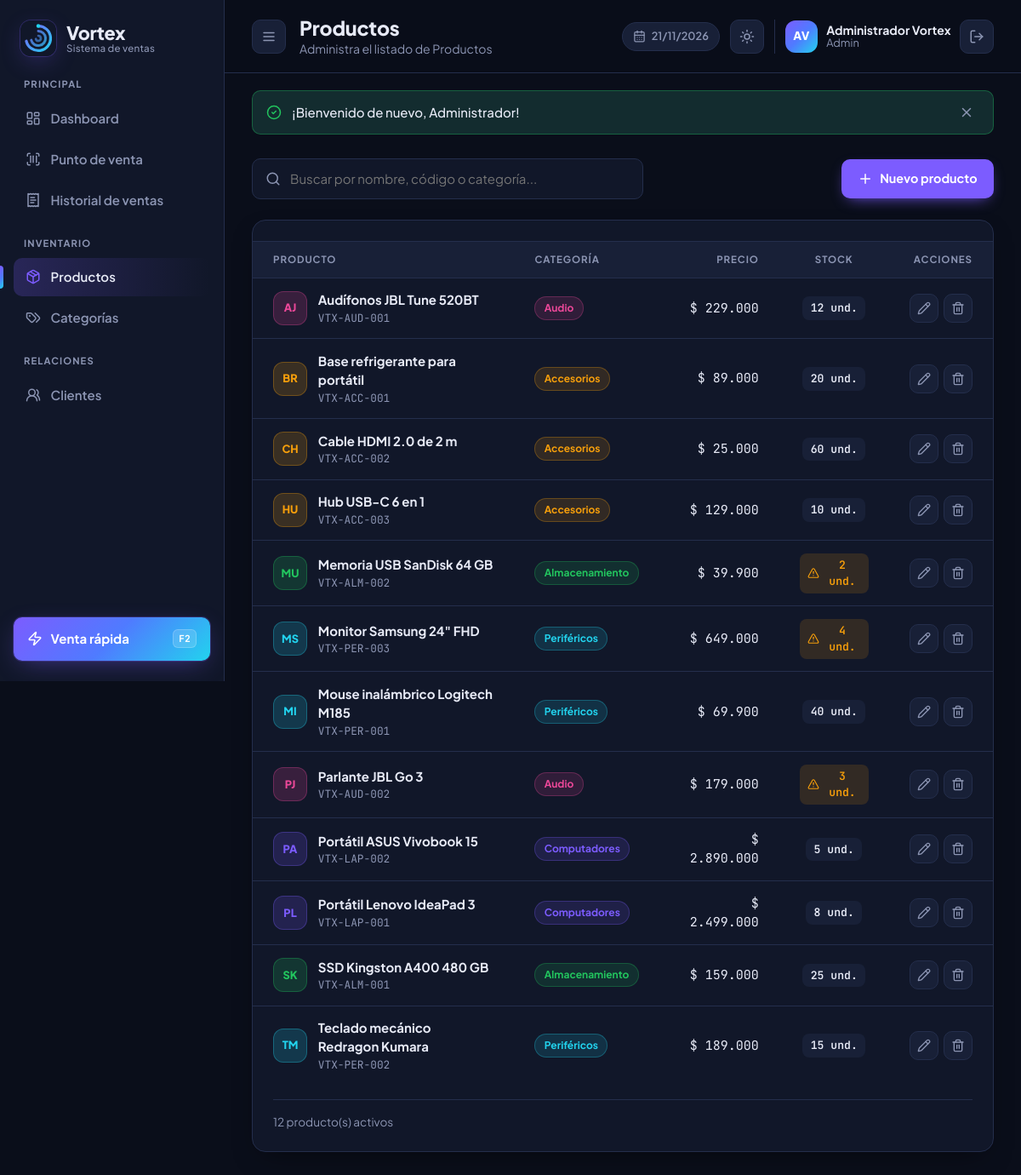
The page /index.php?r=productos (signed in) on the database its author committed.
### tables this page shows
CREATE TABLE productos (
    id            INT UNSIGNED AUTO_INCREMENT PRIMARY KEY,
    codigo        VARCHAR(30) NOT NULL UNIQUE,
    nombre        VARCHAR(120) NOT NULL,
    descripcion   TEXT NULL,
    categoria_id  INT UNSIGNED NULL,
    precio        DECIMAL(12, 2) NOT NULL DEFAULT 0,
    stock         INT NOT NULL DEFAULT 0,
    stock_minimo  INT NOT NULL DEFAULT 5,
    activo        TINYINT(1) NOT NULL DEFAULT 1,
    created_at    TIMESTAMP NOT NULL DEFAULT CURRENT_TIMESTAMP,
    updated_at    TIMESTAMP NOT NULL DEFAULT CURRENT_TIMESTAMP ON UPDATE CURRENT_TIMESTAMP,
    INDEX idx_productos_nombre (nombre),
    CONSTRAINT fk_productos_categoria FOREIGN KEY (categoria_id) REFERENCES categorias (id) ON DELETE SET NULL,
    CONSTRAINT chk_productos_stock CHECK (stock >= 0)
);

CREATE TABLE categorias (
    id          INT UNSIGNED AUTO_INCREMENT PRIMARY KEY,
    nombre      VARCHAR(80) NOT NULL UNIQUE,
    color       CHAR(7) NOT NULL DEFAULT '#7C5CFF',
    created_at  TIMESTAMP NOT NULL DEFAULT CURRENT_TIMESTAMP
);

### app/Core/View.php (called while the page is built, shortened)
<?php
final class View
{
    private string $directorio;
    public function __construct(?string $directorio = null)
    {
        $this->directorio = $directorio ?? BASE_PATH . '/app/Views';
    }
    public function render(string $plantilla, array $datos = [], ?string $layout = 'layouts/main'): string
    {
        $contenido = $this->incluir($plantilla, $datos);
        return $layout === null
            ? $contenido
            : $this->incluir($layout, array_merge($datos, ['contenido' => $contenido]));
    }
    public function parcial(string $plantilla, array $datos = []): string
    {
        return $this->incluir($plantilla, $datos);
    }
    private function incluir(string $plantilla, array $datos): string
    {
        $archivo = "{$this->directorio}/{$plantilla}.php";
        extract($datos, EXTR_SKIP);
        require $archivo;
        return (string) ob_get_clean();
    }
}

### app/Core/CrudController.php (called while the page is built, shortened)
<?php
abstract class CrudController extends Controller
{
    protected string $carpeta;
    protected string $plural;
    private ?Model $modelo = null;
    public function index(): void
    {
        $termino = $this->input('q');
        $this->render("{$this->carpeta}/index", [
            'titulo'    => $this->plural,
            'subtitulo' => "Administra el listado de {$this->plural}",
            'registros' => $this->modelo()->listar($termino),
            'q'         => $termino,
        ]);
    }
    protected function modelo(): Model
    {
        return $this->modelo ??= $this->crearModelo();
    }
}

### app/Core/Router.php (called while the page is built, shortened)
<?php
final class Router
{
    private array $rutas = ['GET' => [], 'POST' => []];
    private function agregar(string $metodo, string $ruta, array $accion): self
    {
        $this->rutas[$metodo][trim($ruta, '/')] = $accion;
        return $this;
    }
    public function despachar(string $ruta, string $metodo): void
    {
        $accion = $this->rutas[strtoupper($metodo)][trim($ruta, '/')] ?? null;
        [$controlador, $funcion] = $accion;
        (new $controlador())->$funcion();
    }
}

### public/index.php (called while the page is built, shortened)
<?php
$router = new App\Core\Router();
try {
    $router->despachar($_GET['r'] ?? 'dashboard', $_SERVER['REQUEST_METHOD'] ?? 'GET');
} catch (PDOException $e) {
    http_response_code(500);
    echo (new App\Core\View())->render('errores/error', [
        'mensaje' => 'No fue posible conectar con la base de datos. Verifica config/config.php e importa database/vortex.sql.',
        'detalle' => App\Core\Config::get('app.debug') ? $e->getMessage() : null,
    ], null);
}

### app/Core/Model.php (called while the page is built, shortened)
<?php
abstract class Model
{
    protected PDO $db;
    public function __construct(?PDO $db = null)
    {
        $this->db = $db ?? Database::conexion();
    }
    protected function consultar(string $sql, array $parametros = []): array
    {
        $sentencia = $this->db->prepare($sql);
        $sentencia->execute($parametros);
        return $sentencia->fetchAll();
    }
}

### app/autoload.php (called while the page is built, shortened)
<?php
spl_autoload_register(function (string $clase): void {
    $prefijo = 'App\\';
    $archivo = BASE_PATH . '/app/' . str_replace('\\', '/', substr($clase, strlen($prefijo))) . '.php';
});

### app/Core/Config.php (called while the page is built, shortened)
<?php
final class Config
{
    private static array $valores = [];
    public static function cargar(string $archivo): void
    {
        self::$valores = require $archivo;
    }
    public static function get(string $clave, $defecto = null)
    {
        $valor = self::$valores;
        foreach (explode('.', $clave) as $parte) {
            $valor = $valor[$parte];
        }
        return $valor;
    }
}

### app/Core/Database.php (called while the page is built, shortened)
<?php
final class Database
{
    private static ?PDO $conexion = null;
    public static function conexion(): PDO
    {
        if (self::$conexion === null) {
            $c = Config::get('db');
            $dsn = sprintf(
                'mysql:host=%s;port=%d;dbname=%s;charset=%s',
                $c['host'],
                $c['puerto'],
                $c['nombre'],
                $c['charset']
            );
            self::$conexion = new PDO($dsn, $c['usuario'], $c['clave'], [
                PDO::ATTR_ERRMODE            => PDO::ERRMODE_EXCEPTION,
                PDO::ATTR_DEFAULT_FETCH_MODE => PDO::FETCH_ASSOC,
                PDO::ATTR_EMULATE_PREPARES   => false,
            ]);
            self::$conexion->exec("SET time_zone = '" . date('P') . "'");
        }
        return self::$conexion;
    }
}

### app/Models/Producto.php (called while the page is built, shortened)
<?php
class Producto extends Model
{
    public function listar(string $termino = ''): array
    {
        $sql = self::SELECT_BASE . ' WHERE p.activo = 1';
        $parametros = [];
        return $this->consultar($sql . ' ORDER BY p.nombre', $parametros);
    }
}

### app/helpers.php (called while the page is built, shortened)
<?php
function e($valor): string
{
    return htmlspecialchars((string) $valor, ENT_QUOTES, 'UTF-8');
}
function url(string $ruta = 'dashboard', array $parametros = []): string
{
    return 'index.php?' . http_build_query(array_merge(['r' => $ruta], $parametros));
}
function dinero($valor, ?string $moneda = null): string
{
    $moneda = $moneda ?? Config::get('app.moneda', 'COP');
    $valor  = (float) $valor;
    return $moneda === 'USD'
        ? 'US$ ' . number_format($valor, 2, '.', ',')
        : '$ ' . number_format($valor, 0, ',', '.');
}
function iniciales(string $nombre): string
{
    $partes = preg_split('/\s+/', trim($nombre));
    $letras = array_map(fn ($p) => mb_substr($p, 0, 1), array_slice($partes, 0, 2));
    return mb_strtoupper(implode('', $letras));
}

### app/Views/productos/index.php (the view)
<?= $this->parcial('partials/buscador', ['ruta' => 'productos', 'q' => $q, 'placeholder' => 'Buscar por nombre, código o categoría...', 'textoNuevo' => 'Nuevo producto']) ?>
<section class="tarjeta">
    <?php if (!$registros): ?>
        <?= $this->parcial('partials/vacio', [
            'icono'  => 'package-open',
            'titulo' => $q ? 'Sin coincidencias' : 'Aún no hay productos',
            'texto'  => $q ? "No encontramos productos para «{$q}»." : 'Registra tu primer producto para empezar a vender.',
            'accion' => ['url' => url('productos/nuevo'), 'texto' => 'Nuevo producto'],
        ]) ?>
    <?php else: ?>
        <div class="tabla-envoltura">
            <table class="tabla">
                <thead>
                <tr>
                    <th>Producto</th>
                    <th>Categoría</th>
                    <th class="derecha">Precio</th>
                    <th class="centro">Stock</th>
                    <th class="derecha">Acciones</th>
                </tr>
                </thead>
                <tbody>
                <?php foreach ($registros as $p):
                    $bajo = (int) $p['stock'] <= (int) $p['stock_minimo'];
                ?>
                    <tr>
                        <td>
                            <div class="celda-principal">
                                <span class="miniatura" style="--c: <?= e($p['categoria_color'] ?? '#8C95B3') ?>"><?= e(iniciales($p['nombre'])) ?></span>
                                <span>
                                    <strong><?= e($p['nombre']) ?></strong>
                                    <small class="mono"><?= e($p['codigo']) ?></small>
                                </span>
                            </div>
                        </td>
                        <td>
                            <?php if ($p['categoria']): ?>
                                <span class="badge" style="--c: <?= e($p['categoria_color']) ?>"><?= e($p['categoria']) ?></span>
                            <?php else: ?>
                                <span class="texto-suave">Sin categoría</span>
                            <?php endif; ?>
                        </td>
                        <td class="derecha mono"><?= dinero($p['precio']) ?></td>
                        <td class="centro">
                            <span class="stock <?= $bajo ? 'stock--bajo' : '' ?>" title="Mínimo: <?= (int) $p['stock_minimo'] ?>">
                                <?php if ($bajo): ?><i data-lucide="triangle-alert"></i><?php endif; ?>
                                <?= (int) $p['stock'] ?> und.
                            </span>
                        </td>
                        <td class="derecha">
                            <?= $this->parcial('partials/acciones', ['ruta' => 'productos', 'id' => $p['id'], 'nombre' => $p['nombre'], 'csrf' => $csrf]) ?>
                        </td>
                    </tr>
                <?php endforeach; ?>
                </tbody>
            </table>
        </div>
        <footer class="tarjeta-pie"><?= count($registros) ?> producto(s) activos</footer>
    <?php endif; ?>
</section>

### app/Views/partials/acciones.php (shortened to what this page needs)
<div class="acciones">
    <a href="<?= url("$ruta/editar", ['id' => $id]) ?>" class="btn-icono btn-icono--sm" title="Editar">
        <i data-lucide="pencil"></i>
    </a>
    <form method="post" action="<?= url("$ruta/eliminar") ?>" data-confirmar="¿Eliminar «<?= e($nombre) ?>»? Esta acción no se puede deshacer.">
        <button class="btn-icono btn-icono--sm btn-icono--peligro" title="Eliminar"><i data-lucide="trash-2"></i></button>
    </form>
</div>

### public/assets/css/vortex.css (style rules this page uses)
:root { --vx-primario: #7C5CFF; --vx-primario-hover: #6B48F7; --vx-acento: #22D3EE; --vx-degradado: linear-gradient(135deg, #7C5CFF 0%, #4F7BFF 50%, #22D3EE 100%); --vx-exito: #22C55E; --vx-alerta: #F59E0B; --vx-peligro: #F43F5E; --vx-info: #3B82F6; --vx-fondo: #0A0E1A; --vx-superficie: #111729; --vx-superficie-2: #182037; --vx-superficie-3: #1F2945; --vx-borde: #242E4C; --vx-texto: #E7EAF6; --vx-texto-suave: #8C95B3; --vx-sombra: 0 12px 32px -14px rgba(0, 0, 0, .6); --vx-brillo: 0 0 0 1px rgba(124, 92, 255, .25), 0 8px 30px -8px rgba(124, 92, 255, .45); --vx-fuente: 'Plus Jakarta Sans', system-ui, -apple-system, 'Segoe UI', sans-serif; --vx-mono: 'JetBrains Mono', ui-monospace, monospace; --vx-radio: 16px; --vx-radio-sm: 10px; --vx-espacio: 1.5rem; --vx-sidebar: 264px; --vx-transicion: 180ms cubic-bezier(.4, 0, .2, 1); }
*, *::before, *::after { box-sizing: border-box; }
html { -webkit-font-smoothing: antialiased; }
body { margin: 0; font-family: var(--vx-fuente); font-size: 15px; line-height: 1.5; color: var(--vx-texto); background: var(--vx-fondo); transition: background var(--vx-transicion), color var(--vx-transicion); }
a { color: inherit; text-decoration: none; }
small { font-size: .8rem; }
button, input, select, textarea { font: inherit; color: inherit; }
[data-lucide], svg.lucide { width: 18px; height: 18px; flex-shrink: 0; stroke-width: 2; }
.mono { font-family: var(--vx-mono); font-feature-settings: "tnum"; }
.derecha { text-align: right; }
.centro { text-align: center; }
.tarjeta { background: var(--vx-superficie); border: 1px solid var(--vx-borde); border-radius: var(--vx-radio); padding: var(--vx-espacio); box-shadow: var(--vx-sombra); }
.tarjeta-pie { margin-top: 1rem; padding-top: 1rem; border-top: 1px solid var(--vx-borde); color: var(--vx-texto-suave); font-size: .85rem; }
.btn-icono { display: inline-grid; place-items: center; width: 40px; height: 40px; padding: 0; background: var(--vx-superficie-2); border: 1px solid var(--vx-borde); border-radius: var(--vx-radio-sm); cursor: pointer; color: var(--vx-texto-suave); transition: all var(--vx-transicion); }
.btn-icono--sm { width: 34px; height: 34px; }
.btn-icono--sm [data-lucide], .btn-icono--sm svg { width: 16px; height: 16px; }
.tabla-envoltura { overflow-x: auto; margin: 0 calc(var(--vx-espacio) * -1); }
.tabla { width: 100%; border-collapse: collapse; }
.tabla th { padding: .75rem var(--vx-espacio); text-align: left; font-size: .72rem; font-weight: 700; letter-spacing: .08em; text-transform: uppercase; color: var(--vx-texto-suave); background: var(--vx-superficie-2); border-block: 1px solid var(--vx-borde); }
.tabla th.derecha { text-align: right; }
.tabla th.centro { text-align: center; }
.tabla td { padding: .9rem var(--vx-espacio); border-bottom: 1px solid var(--vx-borde); vertical-align: middle; }
.tabla tbody tr { transition: background var(--vx-transicion); }
.tabla tbody tr:last-child td { border-bottom: 0; }
.celda-principal { display: flex; align-items: center; gap: .8rem; }
.celda-principal > span:last-child { display: flex; flex-direction: column; }
.celda-principal small { color: var(--vx-texto-suave); }
.miniatura { display: grid; place-items: center; flex-shrink: 0; width: 40px; height: 40px; border-radius: 12px; background: color-mix(in srgb, var(--c) 18%, transparent); color: var(--c); font-weight: 800; font-size: .8rem; border: 1px solid color-mix(in srgb, var(--c) 30%, transparent); }
.badge { --c: var(--vx-primario); display: inline-flex; align-items: center; gap: .3rem; padding: .25rem .65rem; border-radius: 999px; font-size: .75rem; font-weight: 700; color: var(--c); background: color-mix(in srgb, var(--c) 14%, transparent); border: 1px solid color-mix(in srgb, var(--c) 28%, transparent); }
.stock { display: inline-flex; align-items: center; gap: .35rem; font-family: var(--vx-mono); font-size: .82rem; font-weight: 600; padding: .25rem .6rem; border-radius: 8px; background: var(--vx-superficie-2); }
.stock [data-lucide], .stock svg { width: 14px; height: 14px; }
.stock--bajo { color: var(--vx-alerta); background: color-mix(in srgb, var(--vx-alerta) 14%, transparent); }
.acciones { display: inline-flex; gap: .4rem; }
.acciones form { display: contents; }

### rows shown on the page
productos: nombre "AJ", nombre "Audífonos JBL Tune 520BT", codigo "VTX-AUD-001", categoria.nombre "Audio", precio "$ 229.000", stock "12"
productos: nombre "BR", nombre "Base refrigerante para portátil", codigo "VTX-ACC-001", categoria.nombre "Accesorios", precio "$ 89.000", stock "20"
productos: nombre "CH", nombre "Cable HDMI 2.0 de 2 m", codigo "VTX-ACC-002", categoria.nombre "Accesorios", precio "$ 25.000", stock "60"
productos: nombre "HU", nombre "Hub USB-C 6 en 1", codigo "VTX-ACC-003", categoria.nombre "Accesorios", precio "$ 129.000", stock "10"
productos: nombre "MU", nombre "Memoria USB SanDisk 64 GB", codigo "VTX-ALM-002", categoria.nombre "Almacenamiento", precio "$ 39.900", stock "2"
productos: nombre "MS", nombre "Monitor Samsung 24\" FHD", codigo "VTX-PER-003", categoria.nombre "Periféricos", precio "$ 649.000", stock "4"
productos: nombre "MI", nombre "Mouse inalámbrico Logitech M185", codigo "VTX-PER-001", categoria.nombre "Periféricos", precio "$ 69.900", stock "40"
productos: nombre "PJ", nombre "Parlante JBL Go 3", codigo "VTX-AUD-002", categoria.nombre "Audio", precio "$ 179.000", stock "3"
productos: nombre "PA", nombre "Portátil ASUS Vivobook 15", codigo "VTX-LAP-002", categoria.nombre "Computadores", precio "$ 2.890.000", stock "5"
productos: nombre "PL", nombre "Portátil Lenovo IdeaPad 3", codigo "VTX-LAP-001", categoria.nombre "Computadores", precio "$ 2.499.000", stock "8"
productos: nombre "SK", nombre "SSD Kingston A400 480 GB", codigo "VTX-ALM-001", categoria.nombre "Almacenamiento", precio "$ 159.000", stock "25"
productos: nombre "TM", nombre "Teclado mecánico Redragon Kumara", codigo "VTX-PER-002", categoria.nombre "Periféricos", precio "$ 189.000", stock "15"

### other values the page prints
$seccion "PRINCIPAL"
$item['texto'] "Dashboard"
$item['texto'] "Punto de venta"
$item['texto'] "Historial de ventas"
$seccion "INVENTARIO"
$item['texto'] "Productos"
$item['texto'] "Categorías"
$seccion "RELACIONES"
$item['texto'] "Clientes"
$titulo "Productos"
$subtitulo "Administra el listado de Productos"
iniciales($usuario['nombre']) "AV"
$usuario['nombre'] "Administrador Vortex"
$usuario['rol'] "Admin"
$f['mensaje'] "¡Bienvenido de nuevo, Administrador!"
